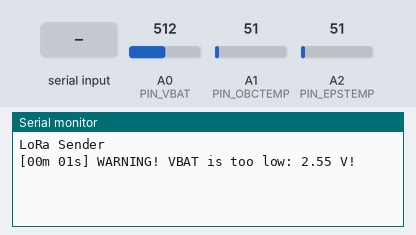
Bench run of a sketch on a simulated Arduino Uno, built with avr-gcc and run on an emulated ATmega328P. Shown: the last lines printed to the serial monitor. The test bench sets the inputs (shaded band); at power-on: A1 (PIN_OBCTEMP) = 51, A2 (PIN_EPSTEMP) = 51, A0 (PIN_VBAT) = 512. No radio packets arrive unless stated.

Above: at 1.2 s.
1.3 s: A1 (PIN_OBCTEMP) set to 61
At 2.8 s:
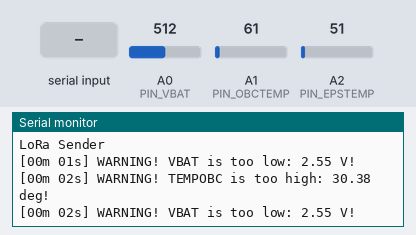
4.5 s: A2 (PIN_EPSTEMP) set to 61
At 5.8 s:
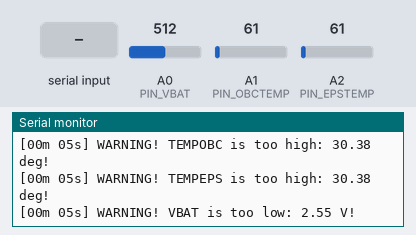
7.5 s: "TEMPCOMPARISON\n" received over Serial
At 7.81 s:
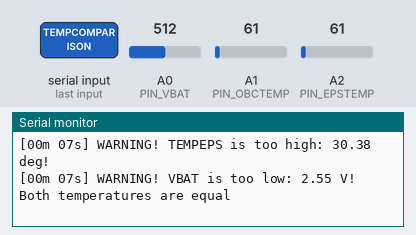
9.0 s: "TEMPOBC\n" received over Serial
13.1 s: A0 (PIN_VBAT) set to 716
At 13.9 s:
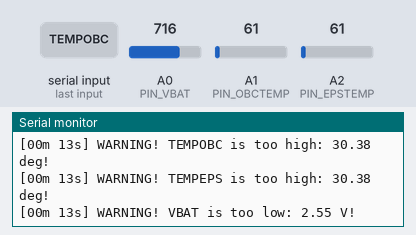
14.6 s: A1 (PIN_OBCTEMP) set to 71
At 15.5 s:
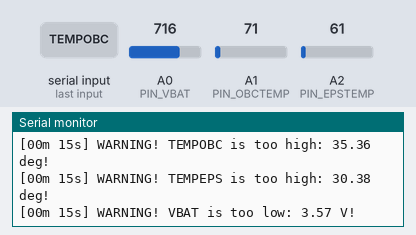

Measured:
- after the input at 1.3 s, the serial monitor: prints a new line after 0.70 s (image 1)
- after the input at 4.5 s, the serial monitor: prints a new line after 0.56 s (image 2)
- after the input at 7.5 s, the serial monitor: prints a new line at once (image 3)
- after the input at 14.6 s, the serial monitor: prints a new line after 0.47 s (image 5)

The sketch:

EX3_TEMP_BATT_WARNINGS_SERIAL.ino
```cpp
#include <SPI.h>
#include <LoRa.h>

#define PIN_OBCTEMP A1
#define PIN_EPSTEMP A2
#define PIN_VBAT A0

#define TEMPERATURE_THRESHOLD 30
#define VOLTAGE_THRESHOLD 3.6

unsigned long previousMillis = 0;
unsigned long interval = 1000; // Check every 1 second

void setup() {
  Serial.begin(9600);
  Serial.println("LoRa Sender");

  if (!LoRa.begin(434E6)) {
    Serial.println("Starting LoRa failed!");
    while (1);
  }
}

void loop() {
  if (Serial.available() > 0) {
    String input = Serial.readStringUntil('\n');
    input.trim();

    if (input == "TEMPOBC") {
      readTEMPOBC();
    } else if (input == "TEMPEPS") {
      readTEMPEPS();
    } else if (input == "TEMPCOMPARISON") {
      maxTemp();
    } else if (input == "VBAT") {
      readVBAT();
    } else if (input == "ALL") {
      sendAll();
    }
  }

  unsigned long currentMillis = millis();
  if (currentMillis - previousMillis >= interval) {
    previousMillis = currentMillis;
    checkWarnings();
  }
}

void readTEMPOBC() {
  float obcReading = analogRead(PIN_OBCTEMP);
  float obcTemp = (obcReading * (5100.00 / 1024.00)) / 10.00;

  LoRa.beginPacket();
  LoRa.print("[Team Name] TEMPOBC = ");
  LoRa.print(obcTemp);
  LoRa.println(" deg");
  LoRa.endPacket();
}

void readTEMPEPS() {
  float epsReading = analogRead(PIN_EPSTEMP);
  float epsTemp = (epsReading * (5100.00 / 1024.00)) / 10.00;

  LoRa.beginPacket();
  LoRa.print("[Team Name] TEMPEPS = ");
  LoRa.print(epsTemp);
  LoRa.println(" deg");
  LoRa.endPacket();
}

void maxTemp() {
  float obcReading = analogRead(PIN_OBCTEMP);
  float obcTemp = (obcReading * (5100.00 / 1024.00)) / 10.00;
  float epsReading = analogRead(PIN_EPSTEMP);
  float epsTemp = (epsReading * (5100.00 / 1024.00)) / 10.00;

  float tempDiff = abs(obcTemp - epsTemp);

  if (obcTemp > epsTemp) {
    Serial.print("TEMPOBC is greater than TEMPEPS - Difference = ");
    Serial.print(tempDiff);
    Serial.println("°C");
  } else if (epsTemp > obcTemp) {
    Serial.print("TEMPEPS is greater than TEMPOBC - Difference = ");
    Serial.print(tempDiff);
    Serial.println("°C");
  } else {
    Serial.println("Both temperatures are equal");
  }
}

void readVBAT() {
  float vbat = analogRead(PIN_VBAT) * (5.10 / 1023.00);

  LoRa.beginPacket();
  LoRa.print("[Team Name] VBAT = ");
  LoRa.print(vbat);
  LoRa.println(" V");
  LoRa.endPacket();
}

void sendAll() {
  float obcReading = analogRead(PIN_OBCTEMP);
  float obcTemp = (obcReading * (5100.00 / 1024.00)) / 10.00;
  float epsReading = analogRead(PIN_EPSTEMP);
  float epsTemp = (epsReading * (5100.00 / 1024.00)) / 10.00;
  float vbat = analogRead(PIN_VBAT) * (5.10 / 1023.00);

  LoRa.beginPacket();
  LoRa.print("[Team Name] TEMPOBC = ");
  LoRa.print(obcTemp);
  LoRa.print(" deg | TEMPEPS = ");
  LoRa.print(epsTemp);
  LoRa.print(" deg | VBAT = ");
  LoRa.print(vbat);
  LoRa.println(" V");
  LoRa.endPacket();
}

void checkWarnings() {
  float obcReading = analogRead(PIN_OBCTEMP);
  float obcTemp = (obcReading * (5100.00 / 1024.00)) / 10.00;

  float epsReading = analogRead(PIN_EPSTEMP);
  float epsTemp = (epsReading * (5100.00 / 1024.00)) / 10.00;

  float vbat = analogRead(PIN_VBAT) * (5.10 / 1023.00);

  if (obcTemp > TEMPERATURE_THRESHOLD) {
    Serial.print("[");
    printTime();
    Serial.print("] WARNING! TEMPOBC is too high: ");
    Serial.print(obcTemp);
    Serial.println(" deg!");
  }

  if (epsTemp > TEMPERATURE_THRESHOLD) {
    Serial.print("[");
    printTime();
    Serial.print("] WARNING! TEMPEPS is too high: ");
    Serial.print(epsTemp);
    Serial.println(" deg!");
  }

  if (vbat < VOLTAGE_THRESHOLD) {
    Serial.print("[");
    printTime();
    Serial.print("] WARNING! VBAT is too low: ");
    Serial.print(vbat);
    Serial.println(" V!");
  }
}

void printTime() {
  unsigned long totalSeconds = millis() / 1000;
  unsigned long minutes = totalSeconds / 60;
  unsigned long seconds = totalSeconds % 60;

  if (minutes < 10) {
    Serial.print("0");
  }
  Serial.print(minutes);
  Serial.print("m ");

  if (seconds < 10) {
    Serial.print("0");
  }
  Serial.print(seconds);
  Serial.print("s");
}
```
